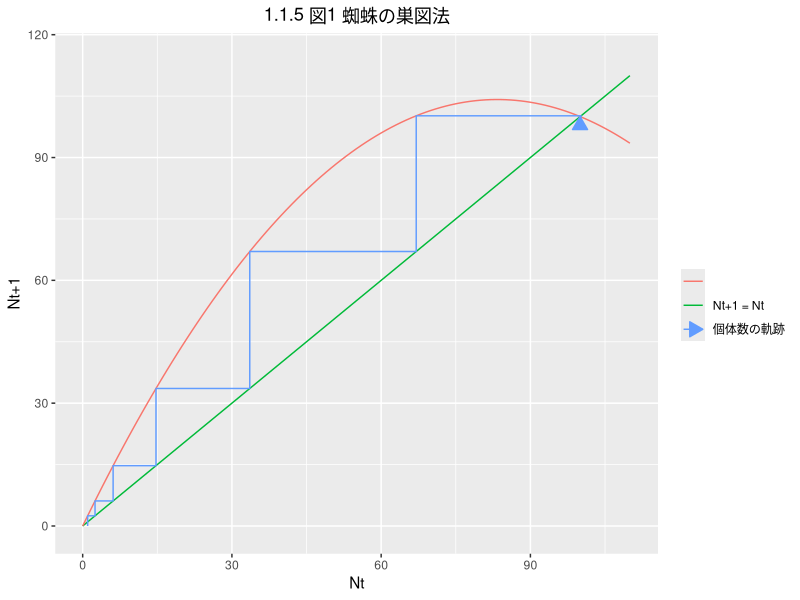

R code for this plot:
## 1_1_5_spider.R made by kero

library(tidyverse)
rm(list=objects())

# setting
N0 <- 1 #N0 t=0での個体数
R <- 1.5 #R 増殖率の値
generation <- 10 #世代数
K <- 100 #K 環境収容力


# equation
logistic <- function(Nt){
  Nt1 <- Nt+R*(1-Nt/K)*Nt
  return(Nt1)
}

N_t <- N0

Nt1curve <- list()

# 曲線
for (N in seq(0,1.5*K,1)){ 
  Nt1 <- logistic(N)
  Nt1curve <- append(Nt1curve,Nt1)
}

plot_data <- tibble(Ncurve=as.numeric(Nt1curve),
                    Nt = seq(0,1.5*K,1))

max_y <- max(unlist(Nt1curve))

# 軌跡
spider_plot <- list(0)

for (t in seq(1,generation,1)){
  N_t1 <-  logistic(N_t)
  N_t <- N_t1
  spider_plot <-append(spider_plot,N_t1)
  spider_plot <-append(spider_plot,N_t1)
}
spider_plot <- spider_plot[-2*10-1]
spider_plot_sub <- spider_plot[-1]
spider_plot_sub <- head(spider_plot_sub,-1)
spider_plot_sub<-c(N0,spider_plot_sub)
spider_plot_sub<-c(N0,spider_plot_sub)

max_x<- max(unlist(spider_plot))


footprint <- tibble(y=as.numeric(spider_plot),x=as.numeric(spider_plot_sub))

fig <- ggplot()+
  geom_path(data = plot_data,aes(x=Nt,y=Nt,color ="Nt+1 = Nt"))+
  geom_path(data = plot_data,aes(x=Nt,y=Ncurve,color =""))+
  geom_path(data = footprint,
            arrow=arrow(angle=30,type = "closed",length = unit(0.15,"inches")),
            aes(x=x,y=y,color ="個体数の軌跡"))+
  labs(title = "1.1.5 図1 蜘蛛の巣図法",x = "Nt", y= "Nt+1",color="")+ 
  scale_x_continuous(limits = c(0,1.1*max_x))+ # x軸範囲
  scale_y_continuous(limits = c(-1,1.1*max_y))+ # y軸範囲
  theme(plot.title = element_text(hjust = 0.5)) #図のタイトルを中央にする

fig

